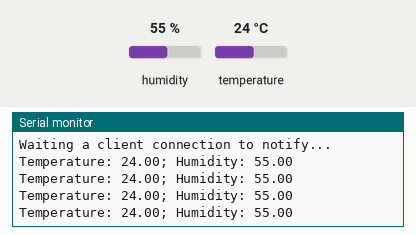
Recording of a sketch running on a simulated ESP32. Shown: the last lines printed to the serial monitor. The test bench sets the inputs (shaded band); at power-on: humidity 55 %, temperature 24 °C. Nothing arrives over Bluetooth unless stated; a phone connects over Bluetooth LE 3 s after start.

Above: at 6.8 s.
6.9 s: humidity set to 22 %
At 9.3 s:
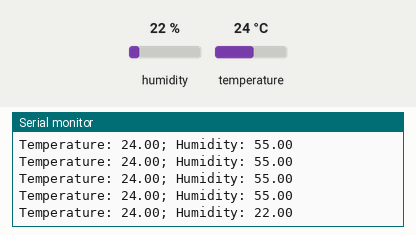
11.4 s: temperature set to 12 °C
At 12.8 s:
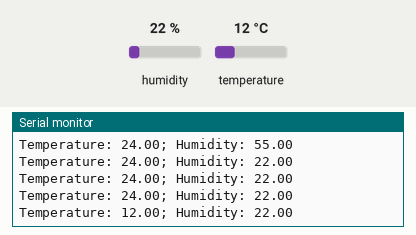
15.9 s: humidity set to 40 %
At 16.8 s:
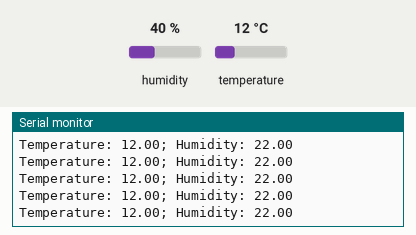
Timing chart, 0 to 18.9 s (numbered marks = the images above; inputs shaded):
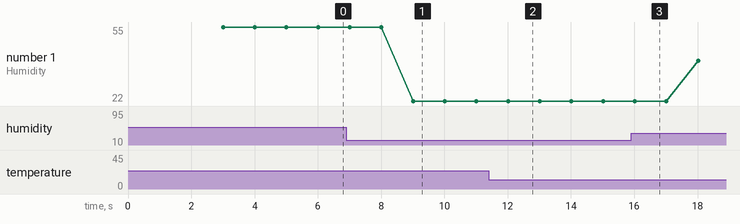

The sketch:

esp32-dht.ino
```cpp
/*
  Tolentino Cotesta - cotestatnt@yahoo.com
  https://github.com/cotestatnt/esp32-dht-app-inventor

   The design of creating the BLE server is:
   1. Create a BLE Server
   2. Create a BLE Service
   3. Create a BLE Characteristic on the Service
   4. Create a BLE Descriptor on the characteristic
   5. Start the service.
   6. Start advertising.
*/
#include <BLEDevice.h>
#include <BLEServer.h>
#include <BLEUtils.h>
#include <BLE2902.h>


#include "DHT.h"  // https://github.com/adafruit/DHT-sensor-library
#define DHTPIN 15         // Digital pin connected to the DHT sensor
#define DHTTYPE DHT22     // DHT 22  (AM2302), AM2321
//#define DHTTYPE DHT11   // DHT 11

DHT dht(DHTPIN, DHTTYPE);

// Definite dal protocollo GATT/BLE
const uint16_t temperatureUUID  = 0x2A6E;
const uint16_t humidityUUID     = 0x2A6F;
const uint16_t environmentUUID  = 0x181A;
const uint16_t descriptionUUID   = 0x2901;


// Definizione del server BLE
BLEServer* pServer = NULL;

// Definizione delle caratteristiche per umidità e temepratura
BLECharacteristic temperatureCharact(
           BLEUUID(temperatureUUID),
           BLECharacteristic::PROPERTY_READ | BLECharacteristic::PROPERTY_NOTIFY);
BLECharacteristic humidityCharact(
           BLEUUID(humidityUUID),
           BLECharacteristic::PROPERTY_READ | BLECharacteristic::PROPERTY_NOTIFY);

bool deviceConnected = false;
bool oldDeviceConnected = false;


// Funzioni di callback che sarannoe eseguite quando un client si connette/disconnette
class MyServerCallbacks: public BLEServerCallbacks {
    void onConnect(BLEServer* pServer) {
      deviceConnected = true;
    };

    void onDisconnect(BLEServer* pServer) {
      deviceConnected = false;
    }
};


void setup() {
  Serial.begin(115200);
  dht.begin();

  // Create the BLE Device
  BLEDevice::init("ESP32");

  // Create the BLE Server
  pServer = BLEDevice::createServer();
  pServer->setCallbacks(new MyServerCallbacks());

  // Create the BLE Service
  BLEService *pService = pServer->createService(BLEUUID(environmentUUID));

  // Aggiungi la descrizione alla caratteristica
  temperatureCharact.addDescriptor(new BLE2902());
  humidityCharact.addDescriptor(new BLE2902());

  // Aggiungi le caratteristiche su configurate al servizio ed avvia
  pService->addCharacteristic(&temperatureCharact);
  pService->addCharacteristic(&humidityCharact);
  pService->start();

  // Start advertising (facciamoci vedere dal resto del mondo)
  BLEAdvertising *pAdvertising = BLEDevice::getAdvertising();
  pAdvertising->addServiceUUID(BLEUUID(environmentUUID));
  pAdvertising->setScanResponse(false);
  pAdvertising->setMinPreferred(0x0);  // set value to 0x00 to not advertise this parameter
  BLEDevice::startAdvertising();

  Serial.printf("\n\nBLE service UUID: %s\n", BLEUUID(environmentUUID).toString().c_str());
  Serial.printf("Temperature characteristic UUID: %s\n", BLEUUID(temperatureUUID).toString().c_str());
  Serial.printf("Humidity characteristic UUID: %s\n", BLEUUID(humidityUUID).toString().c_str());

  Serial.println("\nWaiting a client connection to notify...");
}

void loop() {


  // notify changed value every 1000 millisencods
  static uint32_t updateTime;
  if (deviceConnected && millis() - updateTime > 1000) {
    updateTime = millis();
    static int temperature, humidity;
    float val;

    // Aggiona valori di temperatura e umidità se il client è connesso (es. smartphone)
    val = dht.readTemperature();
    if(! isnan(val))
      temperature = (int)(val *100);     // multiply by 100 to get 2 digits mantissa and convert into int

    val = dht.readHumidity();
    if(! isnan(val))
      humidity = (int)(val *100);

    Serial.print("Temperature: ");
    Serial.print((float)temperature/100, 2);
    Serial.print("; Humidity: ");
    Serial.println((float)humidity/100, 2);

    /* Temperature characteristic
      Unit is in degrees Celsius with a resolution of 0.01 degrees Celsius. Exponent: Decimal, -2
    */
    temperatureCharact.setValue(temperature);  // set characteristic value
    temperatureCharact.notify();

    // Stessa cosa per umidità
    humidityCharact.setValue(humidity);  // set characteristic value
    humidityCharact.notify();
  }

  // disconnecting
  if (!deviceConnected && oldDeviceConnected) {
    delay(500); // give the bluetooth stack the chance to get things ready
    pServer->startAdvertising(); // restart advertising
    Serial.println("start advertising");
    oldDeviceConnected = deviceConnected;
  }

  // connecting
  if (deviceConnected && !oldDeviceConnected) {
    // do stuff here on connecting
    oldDeviceConnected = deviceConnected;
  }
}
```

Measured:
- after the input at 6.9 s, the serial monitor: prints a new line after 2.1 s (image 1)
- after the input at 11.4 s, the serial monitor: prints a new line after 0.62 s (image 2)
- plotted number 1: 55 → 22 after the input at 6.9 s, 22 → 40 after the input at 15.9 s
